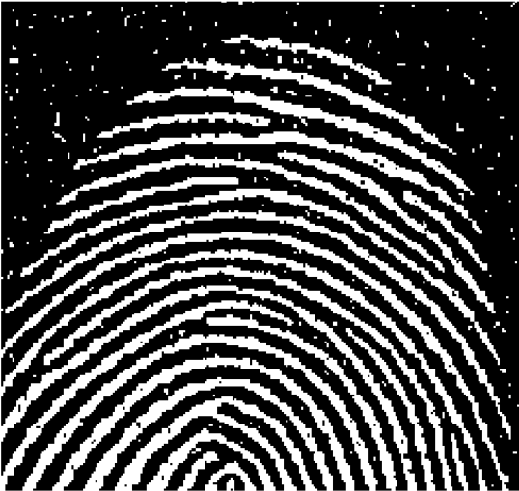
#> input picture ivp/Assignment2/images/fingerprint.png, 519 x 491 px, found by its file name; the run also reads 2 pictures not shown here
$ jupyter execute solution.ipynb   (older library calls are emulated)
#> lines starting #> are read from the running program, lines starting #| are printed output that depends on the picture; after the words box and inside, x2 and y2 are one past the last pixel; in counts of white or black regions, pixels touching at a corner belong together
[cell 1]
'''
BT18CSE028 Aditya Dhane

Image locations: Same folder as the jupyter notebook

'''

1Q. Develop a program that would use appropriate hand coded morphological operations to enhance the given fingerprint.png image as the resultant output image.

[cell 2]
import cv2
import numpy as np
import matplotlib.pyplot as plt

img = cv2.imread('images\\fingerprint.png',0)
#> img is the input picture: shape (491, 519); min 0, max 255, mean 74.2
img = cv2.threshold(img,128,1,cv2.THRESH_BINARY)[1]
#> img: shape (491, 519); values 0 (black) and 1 (white), 29% white; 216 white regions (176 under 20 px), largest, box (x1, y1, x2, y2) and area: (0, 0, 519, 491) 18878, (22, 334, 378, 491) 4477, (5, 210, 511, 440) 4234

# Erosion of img by kernel
def erode(img,kernel):
    kx = kernel.shape[0]
    ky = kernel.shape[1]
    res = np.zeros((img.shape[0]-kx+1,img.shape[1]-ky+1),dtype=np.uint8)

    count = np.count_nonzero(kernel)                # count of non zero element in kernel

    for i in range(0,res.shape[0]):
        for j in range(0,res.shape[1]):
            mat = img[i:i+kx,j:j+ky]                # Surroding area of pixel

            mul = mat * kernel;                     # dot multiplication with kernel
            if np.count_nonzero(mul) == count:       # Fit operation
                res[i,j] = 1
#> res: shape (487, 515); values 0 (black) and 1 (white), 11.4% white; 285 white regions (121 under 20 px), largest, box (x1, y1, x2, y2) and area: (233, 91, 462, 185) 1261, (115, 396, 262, 487) 1243, (183, 131, 374, 161) 869

    return res;

# Dilution of img by kernel
def dilate(img,kernel):
    kx = kernel.shape[0]
    ky = kernel.shape[1]
    res = np.zeros((img.shape[0]-kx+1,img.shape[1]-ky+1),dtype=np.uint8)

    for i in range(0,res.shape[0]):
        for j in range(0,res.shape[1]):
            mat = img[i:i+kx,j:j+ky]       # Surroding area of pixel

            mul = mat * kernel;            # dot multiplication with kernel
            if np.count_nonzero(mul) > 0:  # Hit operation
                res[i,j] = 1
#> res: shape (483, 511); values 0 (black) and 1 (white), 26.2% white; 97 white regions (4 under 20 px), largest, box (x1, y1, x2, y2) and area: (19, 330, 374, 483) 4208, (49, 353, 350, 483) 3773, (111, 392, 311, 483) 3405

    return res;

# get circular structuring element
kernel = cv2.getStructuringElement(cv2.MORPH_ELLIPSE,(5,5))

# Open operation = erosion followed by dilation
res = erode(img,kernel)
res = dilate(res,kernel)

plt.figure(figsize=(20,20))
plt.subplot(1,3,1)
plt.imshow(img,cmap='gray')
plt.title('original')
plt.subplot(1,3,2)
plt.imshow(res,cmap='gray')
plt.title('Output')
plt.subplot(1,3,3)
plt.imshow(kernel,cmap='gray')
plt.title('kernel')

2Q. Implement a program to count the number of disks in the image disks.png, which has a number of touching black disks on a white background.

[cell 3]
import cv2
import numpy as np
import matplotlib.pyplot as plt

img = cv2.imread('images\\disks.png',0)
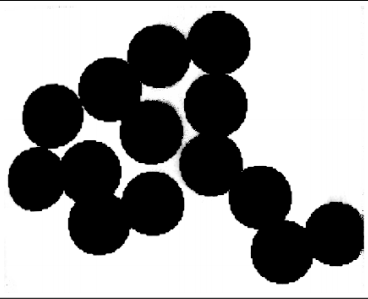
#> input picture ivp/Assignment2/images/disks.png, 368 x 299 px, found by its file name
#> img is the input picture: shape (299, 368); min 0, max 255, mean 152.5
img = cv2.threshold(img,128,1,cv2.THRESH_BINARY_INV)[1]
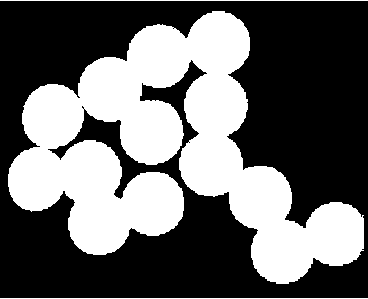
#> img: shape (299, 368); values 0 (black) and 1 (white), 40.1% white; 3 white regions, box (x1, y1, x2, y2) and area: (8, 11, 364, 284) 43369, (0, 0, 368, 1) 368, (0, 298, 368, 299) 368

# Erosion of img by kernel
def erode(img,kernel):
    kx = kernel.shape[0]
#> kx = 41
    ky = kernel.shape[1]
#> ky = 41
    res = np.zeros((img.shape[0]-kx+1,img.shape[1]-ky+1),dtype=np.uint8)

    count = np.count_nonzero(kernel)                # count of non zero element in kernel
#> count = 1293
#> kernel: shape (41, 41); values 0 (black) and 1 (white), 76.9% white; 4 black regions, box (x1, y1, x2, y2) and area: (0, 0, 20, 16) 97, (21, 0, 41, 16) 97, (0, 25, 20, 41) 97, (21, 25, 41, 41) 97

    for i in range(0,res.shape[0]):
        for j in range(0,res.shape[1]):
            mat = img[i:i+kx,j:j+ky]                # Surroding area of pixel

            mul = mat * kernel;                     # dot multiplication with kernel
            if np.count_nonzero(mul) == count:       # Fit operation
                res[i,j] = 1
#> res: shape (259, 328); values 0 (black) and 1 (white), 7.1% white; 14 white regions, largest, box (x1, y1, x2, y2) and area: (55, 140, 81, 175) 474, (120, 100, 143, 125) 462, (69, 182, 94, 215) 462

    return res;

# get structuring element
kernel = cv2.getStructuringElement(cv2.MORPH_ELLIPSE,(41,41))

res = erode(img,kernel)

# Get number of connected components
count, res1 = cv2.connectedComponents(res,connectivity = 8)
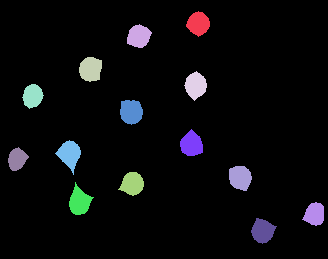
#> res1: shape (259, 328) int32; 15 distinct labels, from 0 to 14; one colour per label, 0 black
#> count = 15
print('Number of Disks: '+str(count - 1))
#| Number of Disks: 14

plt.figure(figsize=(20,20))
plt.subplot(1,4,1)
plt.imshow(img,cmap='gray')
plt.title('original inverted')
plt.subplot(1,4,2)
plt.imshow(res,cmap='gray')
plt.title('eroded')
plt.subplot(1,4,3)
plt.imshow(res1)
plt.title('Connected components')

3Q. The task here is to help a robot to identify a bright orange ball in its surrounding. The ball.bmp is an image obtained from a camera mounted on the robot.
a) Implement a Myrgb2hsi function to convert red-green-blue (RGB) colors to hue saturation intensity (HSI). The function prototype should be:
	function [H, S, I] = Myrgb2hsi(Im)
where Im is the original color image, and H, S, and I are the normalized hue value, saturation-value, and intensity value in the HSI color space, respectively. That is, H, S, and I should be in the range of [0, 1]. Load and convert ball.bmp to HSI color space by calling the Myrgb2hsi function. Display the three images in figures 1 to 3 with the appropriate titles. Call an appropriate OpenCV/Matlab function to do the similar conversion and display the three images (i.e., Hue, Saturation, and Intensity) in figures 4 to 6 with appropriate titles. Display the difference images between your results and the Matlab’s results in figures 7 to 9 with appropriate titles. Explain the reason for these differences and the visual differences between your results and the Matlab’s results.
b) In H-space, find a threshold for the ball. Find the centroid of the ball and indicate its location by a cross on the original color image.

[cell 4]
import cv2
import numpy as np
import matplotlib.pyplot as plt
import math

img = cv2.imread('images\\ball.bmp')
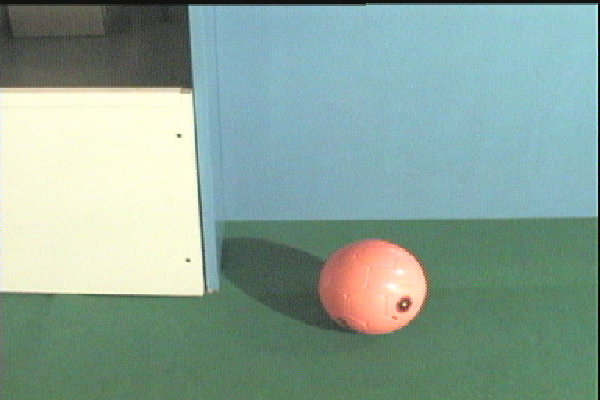
#> input picture ivp/Assignment2/images/ball.bmp, 600 x 400 px, found by its file name
#> img is the input picture: shape (400, 600, 3); mean B, G, R 152.2, 163.6, 137.4

def Myrgb2hsi(img):
    with np.errstate(divide='ignore', invalid='ignore'):
        bgr = np.int32(cv2.split(img))
        b = bgr[0]
        g = bgr[1]
        r = bgr[2]

        # Hue Calculation
        sqrt_calc = np.sqrt(((r - g) * (r - g)) + ((r - b) * (g - b)))
        if (g >= b).any():
            hue = np.arccos((1/2 * ((r-g) + (r - b)) / sqrt_calc))
        else:
            hue = 2*pi - np.arccos((1/2 * ((r-g) + (r - b)) / sqrt_calc))

        # Saturation Calculation
        minimum = np.minimum(np.minimum(r, g), b)
        saturation = 1 - (3 / (r + g + b) * minimum)

        # Intensity Calculation
        intensity = (b + g + r) // 3

        # Normalizing hue and saturation to 0 to 255
        hue = cv2.normalize(hue, None, 0, 179, cv2.NORM_MINMAX, cv2.CV_8U)
        saturation = cv2.normalize(saturation, None, 0, 255, cv2.NORM_MINMAX, cv2.CV_8U)
        return hue,saturation,intensity

# My function
h,s,i = Myrgb2hsi(img)

plt.figure(figsize=(16,10))
plt.subplot(3,3,1)
plt.imshow(h,cmap='gray')
plt.title('my: Hue')
plt.subplot(3,3,2)
plt.imshow(s,cmap='gray')
plt.title('my: Saturation')
plt.subplot(3,3,3)
plt.imshow(i,cmap='gray')
plt.title('my: Intensity')

# OpenCV HSV Function
hls = cv2.cvtColor(img,cv2.COLOR_BGR2HSV)
#> hls: shape (400, 600, 3); mean H, S, V 68.2, 63.9, 170.3
h1,s1,i1 = cv2.split(hls)

plt.subplot(3,3,4)
plt.imshow(h1,cmap='gray')
plt.title('OpenCV: Hue')
plt.subplot(3,3,5)
plt.imshow(s1,cmap='gray')
plt.title('OpenCV: Saturation')
plt.subplot(3,3,6)
plt.imshow(i1,cmap='gray')
plt.title('OpenCV: Intensity')

plt.subplot(3,3,7)
plt.imshow(h-h1,cmap='gray')
plt.title('diff: Hue')
plt.subplot(3,3,8)
plt.imshow(s1-s,cmap='gray')
plt.title('diff: Saturation')
plt.subplot(3,3,9)
plt.imshow(i1-i,cmap='gray')
plt.title('diff: Intensity')

# Threshold on H space
hthresh = cv2.threshold(h,100,255,cv2.THRESH_BINARY_INV)[1]
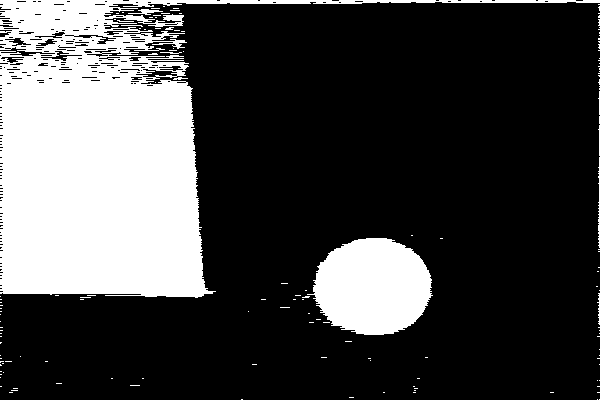
#> hthresh: shape (400, 600); 26.6% white; 146 white regions (136 under 20 px), largest, box (x1, y1, x2, y2) and area: (0, 0, 600, 298) 54011, (307, 238, 433, 335) 9047, (598, 157, 600, 248) 120
res = cv2.cvtColor(hthresh,cv2.COLOR_GRAY2RGB)

img1 = cv2.cvtColor(img,cv2.COLOR_BGR2GRAY)
img1 = cv2.GaussianBlur(img1,(5,5),0)

# Get circle co-ordinates
circles = cv2.HoughCircles(img1,cv2.HOUGH_GRADIENT,1,100,param1=50,param2=30,minRadius=0,maxRadius=0)
#> circles = [[376.5, 285.5, 48.5]]
circles = np.uint16(np.around(circles))
#> circles = [[376, 286, 48]]

img = cv2.cvtColor(img,cv2.COLOR_BGR2RGB)
centroid = img.copy()

# Draw Centroid
for i in circles[0,:]:
    size = 10
    cv2.line(centroid,(i[0],i[1]+size),(i[0],i[1]-size),(0,0,0),5)
    cv2.line(centroid,(i[0]+size,i[1]),(i[0]-size,i[1]),(0,0,0),5)
#> this loop made 1 pass
#> (i, size) on pass 1: ([376, 286, 48], 10)
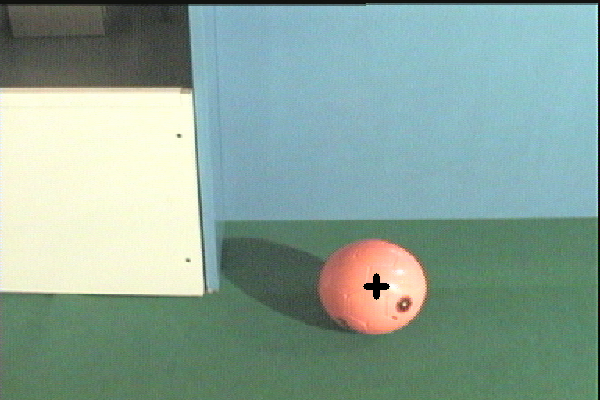
#> centroid: shape (400, 600, 3); mean R, G, B 137.1, 163.4, 152


plt.figure(figsize=(16,8))
plt.subplot(1,3,1)
plt.imshow(hthresh,cmap='gray')
plt.title('Threashold H-space')
plt.subplot(1,3,2)
plt.imshow(img)
plt.title('Original')
plt.subplot(1,3,3)
plt.imshow(centroid)
plt.title('Centroid')

'''
    reason for these differences :
            1)For HSV, hue range is [0,179], saturation range is [0,255], and value range is [0,255]. Different software use different scales.
            2)Opencv has HSV instead of HSI thus formula of value is bit different than intensity

'''

4Q. Develop a function to implement Harris corners detection algorithm. Use the function to detect corner points in the given corner_test.png image. Compare the hand crafted function result with built in cv2.cornerHarris() function result to test your code.

[cell 5]
import cv2
import numpy as np
import matplotlib.pyplot as plt

img = cv2.imread('images\\corner_test.png')
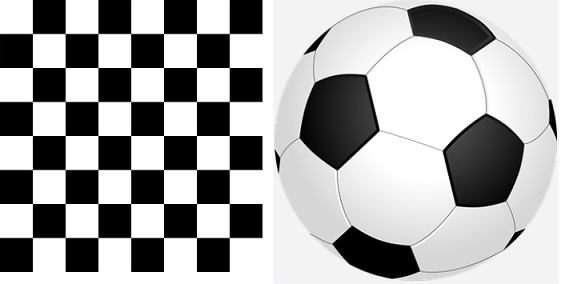
#> input picture ivp/Assignment2/images/corner_test.png, 561 x 284 px, found by its file name
#> img is the input picture: shape (284, 561, 3); mean B, G, R 166.4, 166.4, 166.4
gray = cv2.cvtColor(img,cv2.COLOR_BGR2GRAY)

# OpenCV Harris corner detection
gray = np.float32(gray)
dst = cv2.cornerHarris(gray,2,3,0.04)
dst = cv2.dilate(dst,None)
res1 = img.copy()
res1[dst>0.01*dst.max()]=[0,0,255]
#> res1: shape (284, 561, 3)

# Harris corner detection fucntion
def harrisCornerDetector(img, window_size, k, thresh):      # k: harris corner constant
    # Find x and y derivatives
#> called with window_size = 2, k = 0.04, thresh = 200
    dy, dx = np.gradient(img)
    Ixx = dx**2
    Ixy = dy*dx
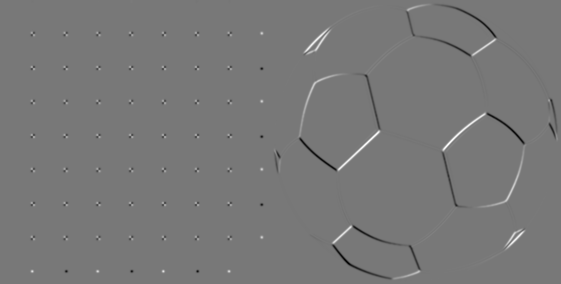
#> Ixy: shape (284, 561) float32; min -3366.9, max 3776.3, mean 0.5; drawn with min black and max white
    Iyy = dy**2
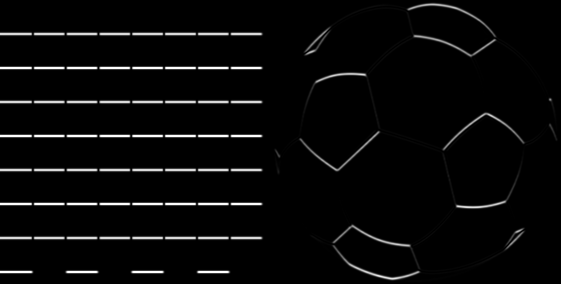
#> Iyy: shape (284, 561) float32; min 0, max 6350.1, mean 222.8; drawn with min black and max white
    h = img.shape[0]
#> h = 284
    w = img.shape[1]
#> w = 561

    res = cv2.cvtColor(img, cv2.COLOR_GRAY2RGB)
#> res: shape (284, 561, 3) float32
    z = int(window_size/2)

    # Loop through image and find our corners
    for y in range(z, h-z):
        for x in range(z, w-z):
            # Calculate sum of squares
            winIxx = Ixx[y-z:y+z+1, x-z:x+z+1]
            winIxy = Ixy[y-z:y+z+1, x-z:x+z+1]
            winIyy = Iyy[y-z:y+z+1, x-z:x+z+1]
            Sxx = winIxx.sum()
            Sxy = winIxy.sum()
            Syy = winIyy.sum()

            # get corner response
            r = Sxx * Syy - Sxy**2 - k*((Sxx + Syy)**2)

            # If corner response is over threshold, color the point
            if r > thresh:
                res[y, x] = [0,0,255]
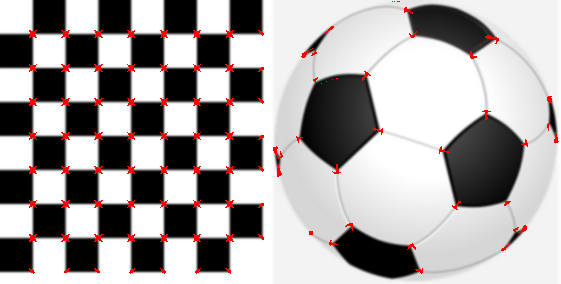
#> res: shape (284, 561, 3) float32; mean B, G, R 164, 164, 168.8
    return res

gray = cv2.GaussianBlur(gray,(5,5),0)
res2 = harrisCornerDetector(gray,2,0.04,200).astype(int)

plt.figure(figsize=(15,15))
plt.subplot(1,2,1)
plt.imshow(res1,cmap='gray')
plt.title('OpenCV: Harris detector')
plt.subplot(1,2,2)
plt.imshow(res2,cmap='gray')
plt.title('my: Harris detector')

5Q. Write a program to perform robust image matchig using RANSAC algorithm and Harris Corner features. Use FM_img1.jpg and FM_img2.jpg to test the program.

[cell 6]
import numpy as np
import cv2
import matplotlib.pyplot as plt

#  distance of second best match
RATIO = 0.8
# The number of iterations in RANSAC
ITER_NUM = 2000
ransac_k = 3
ransac_threshold = 1

def extract_SIFT( img):
    img_gray = cv2.cvtColor(img, cv2.COLOR_BGR2GRAY)

    # Extract key points and SIFT descriptors
    sift = cv2.SIFT_create()
    kp, desc = sift.detectAndCompute(img_gray, None)
#> kp = 1096 keypoints; strongest (x, y, size): (50, 462, 2), (99, 460, 2.5), (48, 469, 1.9), (85, 470, 1.8)
#> in extract_SIFT (call 2), `kp, desc = sift.detectAndCompute(img_gray, None)`: kp = 1121 keypoints; strongest (x, y, size): (330, 37, 2), (282, 39, 2.5), (333, 29, 1.9), (296, 29, 1.8)

    # Extract positions of key points
    kp = np.array([p.pt for p in kp]).T
    return kp, desc

def match_SIFT(desc_s, desc_t):
    # Match descriptor and obtain two best matches
    bf = cv2.BFMatcher()
    matches = bf.knnMatch(desc_s, desc_t, k=2)
#> matches = 1096 matches

    # Initialize output variable
    fit_pos = np.array([], dtype=np.int32).reshape((0, 2))

    matches_num = len(matches)
#> matches_num = 1096
    for i in range(matches_num):
        # Obtain the good match if the ration id smaller than 0.8
        if matches[i][0].distance <= RATIO * matches[i][1].distance:
            temp = np.array([matches[i][0].queryIdx,
                                matches[i][0].trainIdx])
            # Put points index of good match
            fit_pos = np.vstack((fit_pos, temp))
#> this loop made 1096 passes
#> temp on passes 5 to 16: [4, 1117], [5, 1115], [6, 1114], [7, 1113], [8, 1112], [9, 1111], [10, 1110], [11, 1109], [12, 1108], [13, 1107], [14, 1106], [15, 1105]
#> fit_pos on passes 1 to 4: [[0, 1120]], [[0, 1120], [1, 1119]], [[0, 1120], [1, 1119], [2, 1118]], [[0, 1120], [1, 1119], [2, 1118], [3, 1116]]
#> after the loop, fit_pos = 1026 pairs, first value 0 to 1095, second value 0 to 1120
    return fit_pos

def affine_matrix(kp_s, kp_t, fit_pos):
    # Extract corresponding points from all key points
    kp_s = kp_s[:, fit_pos[:, 0]]
    kp_t = kp_t[:, fit_pos[:, 1]]

    # Apply RANSAC to find most inliers
    _, _, inliers = ransac_fit(kp_s, kp_t)

    # Extract all inliers from all key points
    kp_s = kp_s[:, inliers[0]]
    kp_t = kp_t[:, inliers[0]]

    # Use all inliers to estimate transform matrix
    A, t = estimate_affine(kp_s, kp_t)
    M = np.hstack((A, t))
    return M

def residual_lengths(A, t, pts_s, pts_t):
    if not(A is None) and not(t is None):
        # Calculate estimated points:
        # pts_esti = A * pts_s + t
        pts_e = np.dot(A, pts_s) + t

        # Calculate the residual length between estimated points
        # and target points
        diff_square = np.power(pts_e - pts_t, 2)
        residual = np.sqrt(np.sum(diff_square, axis=0))
    else:
        residual = None
    return residual

def ransac_fit(pts_s, pts_t):

    # Initialize the affine transformation A and t,
    # and a vector that stores indices of inliers
    A = None
    t = None
    inliers = None
    inliers_num = 0

    for i in range(ITER_NUM):
        # Randomly generate indices of points correspondences
        idx = np.random.randint(0, pts_s.shape[1], (ransac_k, 1))
        # Estimate affine transformation by these points
        A_tmp, t_tmp = estimate_affine(pts_s[:, idx], pts_t[:, idx])

        # Calculate the residual by applying estimated transformation
        residual = residual_lengths(A_tmp, t_tmp, pts_s, pts_t)

        if not(residual is None):
            # Obtain the indices of inliers
            inliers_tmp = np.where(residual < ransac_threshold)
            # Obtain the number of inliers
            inliers_num_tmp = len(inliers_tmp[0])

            # Set affine transformation and indices og inliers
            # in one iteration which has the most of inliers
            if inliers_num_tmp > inliers_num:
                # Update the number of inliers
                inliers_num = inliers_num_tmp
                # Set returned value
                inliers = inliers_tmp
                A = A_tmp
                t = t_tmp
    return A, t, inliers

def estimate_affine(pts_s, pts_t):
    # Get the number of corresponding points
    pts_num = pts_s.shape[1]

    # Initialize the matrix M,
    # M has 6 columns, since the affine transformation
    # has 6 parameters in this case
    M = np.zeros((2 * pts_num, 6))

    for i in range(pts_num):
        # Form the matrix m
        temp = [[pts_s[0, i], pts_s[1, i], 0, 0, 1, 0],
                [0, 0, pts_s[0, i], pts_s[1, i], 0, 1]]
        M[2 * i: 2 * i + 2, :] = np.array(temp,dtype=object)

    # Form the matrix b,
    # b contains all known target points
    b = pts_t.T.reshape((2 * pts_num, 1))

    # Solve the linear equation
    theta = np.linalg.lstsq(M, b)[0]

    # Form the affine transformation
    A = theta[:4].reshape((2, 2))
    t = theta[4:]

    return A, t

# Load source image and target image
img_source = cv2.imread('images\\FM_img1.jpg',1)
img_target = cv2.imread('images\\FM_img2.jpg',1)

# Extract key points and SIFT descriptors from
# source image and target image respectively
kp_s, desc_s = extract_SIFT(img_source)
kp_t, desc_t = extract_SIFT(img_target)

# Obtain the index of correcponding points
fit_pos = match_SIFT(desc_s, desc_t)

# Compute the affine transformation matrix
M = affine_matrix(kp_s, kp_t, fit_pos)
#> the loop in ransac_fit, `for i in range(ITER_NUM):` made 2000 passes
#> (b in estimate_affine, A_tmp, t_tmp, inliers_tmp, inliers_num_tmp) on passes 6, 14, 22: ([319.7, 420, 103.6, 383.9, 302.3, 295.6], [[-1.18, 0.0254], [0.518, -1.07]], [389.5, 472.8], ([71, 72, 88, 89, 110, 111, 115, 121, 172, 173, 181, 777],), 12), ([128.4, 316.9, 300, 486.7, 300, 486.7], [[4.56, -5.63], [7.29, -8.38]], [0.15, 0.231], ([128, 802],), 2), ([167.7, 289.8, 68.47, 367, 215, 481], [[-1.52, -0.669], [0.00217, -0.997]], [630.9, 497.5], ([237, 395, 639, 784, 785, 816, 817, 868, 972, 973],), 10)
#> (b in estimate_affine, A_tmp, t_tmp, inliers_num_tmp, inliers_num) on passes 1, 16: ([158.8, 109.6, 185.5, 185.5, 122.1, 117.5], [[-1, -3.23e-07], [-1.53e-07, -1]], [380.5, 498.5], 1009, 1009), ([236.9, 256, 188.7, 340.3, 109.1, 264.6], [[-1, -0.000855], [-0.000122, -1]], [380.7, 499], 1010, 1010)

print('\n\nTransformation Matrix: ')
print(M)
#| [[-1.00005003e+00 -1.59306952e-05  3.80508735e+02]
#|  [-3.81663889e-05 -1.00001115e+00  4.98508318e+02]]

# Warp the source image and display result
rows, cols, _ = img_target.shape
# Affine transformation on source
warp = cv2.warpAffine(img_source, M, (cols, rows))

img_source = cv2.cvtColor(img_source,cv2.COLOR_BGR2RGB)
img_target = cv2.cvtColor(img_target,cv2.COLOR_BGR2RGB)
result = cv2.cvtColor(warp,cv2.COLOR_BGR2RGB)

plt.figure(figsize=(15,15))
plt.subplot(2,2,1)
plt.imshow(img_source)
plt.title('Source Image')
plt.subplot(2,2,2)
plt.imshow(img_target)
plt.title('Target Image')
plt.subplot(2,2,3)
plt.imshow(result)
plt.title('Transforming Source->Target using Transformation matrix')
